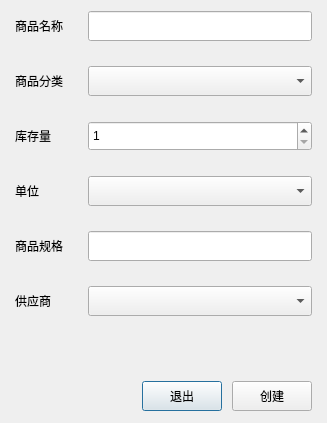
<?xml version="1.0" encoding="UTF-8"?>
<ui version="4.0">
 <class>DialogNewGoods</class>
 <widget class="QDialog" name="DialogNewGoods">
  <property name="geometry">
   <rect>
    <x>0</x>
    <y>0</y>
    <width>327</width>
    <height>423</height>
   </rect>
  </property>
  <property name="windowTitle">
   <string>Dialog</string>
  </property>
  <layout class="QGridLayout" name="gridLayout" rowstretch="6,1">
   <property name="leftMargin">
    <number>15</number>
   </property>
   <property name="rightMargin">
    <number>15</number>
   </property>
   <property name="bottomMargin">
    <number>12</number>
   </property>
   <property name="verticalSpacing">
    <number>12</number>
   </property>
   <item row="0" column="0">
    <layout class="QFormLayout" name="formLayout">
     <property name="horizontalSpacing">
      <number>25</number>
     </property>
     <property name="verticalSpacing">
      <number>25</number>
     </property>
     <item row="0" column="0">
      <widget class="QLabel" name="label">
       <property name="text">
        <string>商品名称</string>
       </property>
      </widget>
     </item>
     <item row="0" column="1">
      <widget class="QLineEdit" name="lineEdit_name">
       <property name="minimumSize">
        <size>
         <width>0</width>
         <height>30</height>
        </size>
       </property>
       <property name="maxLength">
        <number>10</number>
       </property>
      </widget>
     </item>
     <item row="1" column="0">
      <widget class="QLabel" name="label_2">
       <property name="text">
        <string>商品分类</string>
       </property>
      </widget>
     </item>
     <item row="1" column="1">
      <widget class="QComboBox" name="comboBox_type">
       <property name="minimumSize">
        <size>
         <width>0</width>
         <height>30</height>
        </size>
       </property>
      </widget>
     </item>
     <item row="2" column="0">
      <widget class="QLabel" name="label_5">
       <property name="text">
        <string>库存量</string>
       </property>
      </widget>
     </item>
     <item row="2" column="1">
      <widget class="QSpinBox" name="spinBox_num">
       <property name="minimumSize">
        <size>
         <width>0</width>
         <height>30</height>
        </size>
       </property>
       <property name="minimum">
        <number>1</number>
       </property>
       <property name="maximum">
        <number>9999999</number>
       </property>
      </widget>
     </item>
     <item row="3" column="0">
      <widget class="QLabel" name="label_9">
       <property name="text">
        <string>单位</string>
       </property>
      </widget>
     </item>
     <item row="3" column="1">
      <widget class="QComboBox" name="comboBox_unit">
       <property name="minimumSize">
        <size>
         <width>0</width>
         <height>30</height>
        </size>
       </property>
      </widget>
     </item>
     <item row="4" column="0">
      <widget class="QLabel" name="label_4">
       <property name="text">
        <string>商品规格</string>
       </property>
      </widget>
     </item>
     <item row="4" column="1">
      <widget class="QLineEdit" name="lineEdit_format">
       <property name="minimumSize">
        <size>
         <width>0</width>
         <height>30</height>
        </size>
       </property>
       <property name="maxLength">
        <number>32</number>
       </property>
      </widget>
     </item>
     <item row="5" column="0">
      <widget class="QLabel" name="label_6">
       <property name="text">
        <string>供应商</string>
       </property>
      </widget>
     </item>
     <item row="5" column="1">
      <widget class="QComboBox" name="comboBox_supplier">
       <property name="minimumSize">
        <size>
         <width>0</width>
         <height>30</height>
        </size>
       </property>
      </widget>
     </item>
    </layout>
   </item>
   <item row="1" column="0">
    <layout class="QHBoxLayout" name="horizontalLayout">
     <property name="spacing">
      <number>10</number>
     </property>
     <item>
      <spacer name="horizontalSpacer">
       <property name="orientation">
        <enum>Qt::Horizontal</enum>
       </property>
       <property name="sizeHint" stdset="0">
        <size>
         <width>40</width>
         <height>20</height>
        </size>
       </property>
      </spacer>
     </item>
     <item>
      <widget class="QPushButton" name="pushButton_exit">
       <property name="minimumSize">
        <size>
         <width>0</width>
         <height>30</height>
        </size>
       </property>
       <property name="text">
        <string>退出</string>
       </property>
      </widget>
     </item>
     <item>
      <widget class="QPushButton" name="pushButton_ok">
       <property name="minimumSize">
        <size>
         <width>0</width>
         <height>30</height>
        </size>
       </property>
       <property name="text">
        <string>创建</string>
       </property>
      </widget>
     </item>
    </layout>
   </item>
  </layout>
 </widget>
 <resources/>
 <connections/>
</ui>
